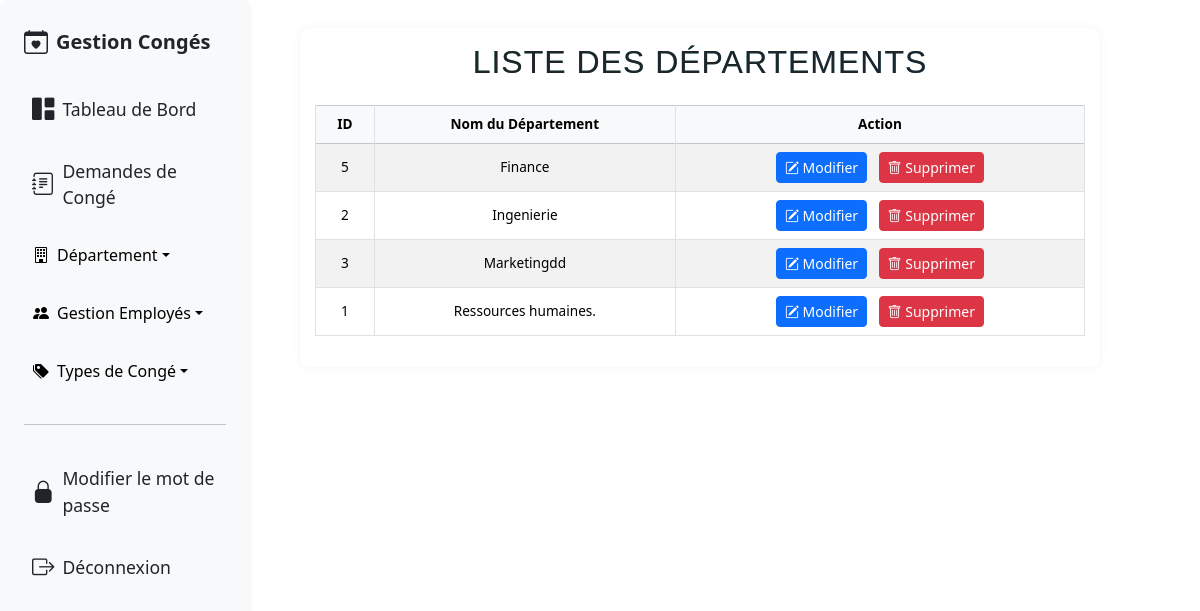
/admin/gererdeparts.php (signed in), run on the app's committed database.
### tables this page shows
CREATE TABLE `departements` (
  `id_departement` int(11) NOT NULL,
  `nom_departement` varchar(100) NOT NULL
);

### admin/gererdeparts.php (the view, shortened to what this page needs)
<?php
if (!isset($_SESSION["username"]) && !isset($_SESSION["password"])) {
  header("location: index.html");
} else {
  require_once "../connexion.php";
  $result = $connexion->query("SELECT * FROM departements");
?>
  <!DOCTYPE html>
  <html lang="fr">
  <head>
    <link href="https://cdn.jsdelivr.net/npm/bootstrap@5.3.3/dist/css/bootstrap.min.css" rel="stylesheet" />
    <link href="https://cdn.jsdelivr.net/npm/bootstrap-icons/font/bootstrap-icons.css" rel="stylesheet" />
    <link rel="stylesheet" href="../assets/style1.css">
  </head>
  <body>
    <?php include("includes/sidebar.php") ?>
    <div class="container-fluid w-75 pt-2" style="margin-left: 250px;">
      <div class="table-container">
        <h2 class="text-center mb-4">Liste des Départements</h2>
        <table class="table table-striped table-bordered align-middle text-center inner-borders-only">
          <thead class="table-light">
            <tr>
              <th>ID</th>
              <th>Nom du Département</th>
              <th>Action</th>
            </tr>
          </thead>
          <tbody>
            <?php while ($ligne = $result->fetch_assoc()): ?>
              <tr>
                <td><?= $ligne['id_departement'] ?></td>
                <td><?= $ligne['nom_departement'] ?></td>
                <td>
                  <a href="modifierdepartement.php?id=<?= $ligne['id_departement'] ?>" class="btn btn-sm btn-primary me-2">
                    <i class="bi bi-pencil-square"></i> Modifier
                  </a>
                  <a href="?delete_id=<?= $ligne['id_departement'] ?>" class="btn btn-sm btn-danger" onclick="return confirm('Supprimer ce département ?');">
                    <i class="bi bi-trash"></i> Supprimer
                  </a>
                </td>
              </tr>
            <?php endwhile; ?>
          </tbody>
        </table>
      </div>
    </div>
  </body>
  </html>
<?php } ?>

### assets/style1.css (style rules this page uses)
.table-container { background: #fff; padding: 15px; border-radius: 10px; box-shadow: 0 0 10px rgba(0,0,0,0.05); max-width: 800px; margin: 20px auto; overflow-x: auto; }
table { width: 100%; border-collapse: collapse; font-size: 0.85rem; margin-bottom: 0; }
table th, table td { padding: 6px 10px; text-align: center; border: 1px solid #dee2e6; vertical-align: middle; white-space: nowrap; }
table thead th { background-color: #f8f9fa; font-weight: 600; }
a { text-decoration: none; }
h2 { font-family: 'Poppins', sans-serif; font-weight: 700; font-size: 2rem; color: #333; text-align: center; margin-bottom: 30px; letter-spacing: 1px; text-transform: uppercase; background-image: linear-gradient(135deg, #4CAF50, #2196F3); -webkit-background-clip: text; color: transparent; transition: all 0.3s ease-in-out; }

### data on the page
departements: id_departement "5", nom_departement "Finance"
departements: id_departement "2", nom_departement "Ingenierie"
departements: id_departement "3", nom_departement "Marketingdd"
departements: id_departement "1", nom_departement "Ressources humaines."
